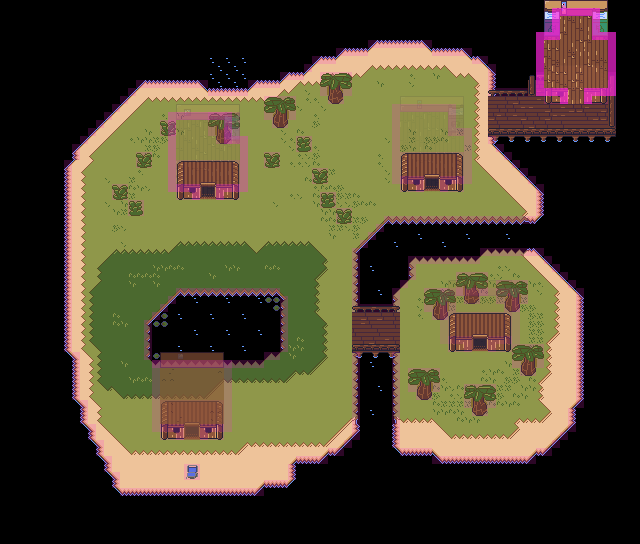

A level layout from a 2D game, rendered from its tile map. Below: a short description, then the map file with tile-grid data replaced by summaries:
An orthogonal 80x68 tile map with 8x8 px tiles, 19 tile layers (water-extra, ground, ground-animated, collision, ...) and 24 objects.

<map version="1.5" tiledversion="1.7.2" orientation="orthogonal" renderorder="right-down" width="80" height="68" tilewidth="8" tileheight="8" infinite="0" nextlayerid="25" nextobjectid="29">
 <tileset firstgid="1" name="tiles" tilewidth="8" tileheight="8" tilecount="512" columns="16">
  <image source="../../images/tilesets/tiles.png" width="128" height="256" />
 </tileset>
 <objectgroup id="4" name="bodies">
  <object id="2" x="352" y="256" width="56" height="184">
   <properties>
    <property name="type" value="River" />
   </properties>
  </object>
  <object id="4" x="144" y="288" width="144" height="79.67">
   <properties>
    <property name="type" value="Pond" />
   </properties>
  </object>
  <object id="5" x="352" y="216" width="176" height="40">
   <properties>
    <property name="type" value="River" />
   </properties>
  </object>
 </objectgroup>
 <objectgroup id="18" name="boss">
  <object id="13" x="208" y="56" width="40" height="32" />
 </objectgroup>
 <layer id="8" name="water-extra" width="80" height="68">
  <data>[5440 cells, 29 non-empty, 1 distinct tile ids]</data>
 </layer>
 <layer id="1" name="ground" width="80" height="68">
  <data>[5440 cells, 2743 non-empty, 82 distinct tile ids]</data>
 </layer>
 <layer id="10" name="ground-animated" width="80" height="68">
  <data>[5440 cells, 56 non-empty, 4 distinct tile ids]</data>
 </layer>
 <layer id="2" name="collision" width="80" height="68" opacity="0.18">
  <data>[5440 cells, 603 non-empty, 1 distinct tile ids]</data>
 </layer>
 <layer id="5" name="above" width="80" height="68">
  <data>[5440 cells, 512 non-empty, 102 distinct tile ids]</data>
 </layer>
 <layer id="19" name="cowboy-ground" width="80" height="68" opacity="0.64">
  <data>[5440 cells, 76 non-empty, 10 distinct tile ids]</data>
 </layer>
 <layer id="20" name="cowboy-collision" width="80" height="68" opacity="0.17">
  <data>[5440 cells, 34 non-empty, 1 distinct tile ids]</data>
 </layer>
 <layer id="24" name="cowboy-above" width="80" height="68" opacity="0.13">
  <data>[5440 cells, 2 non-empty, 2 distinct tile ids]</data>
 </layer>
 <layer id="6" name="house-ground" width="80" height="68" opacity="0.19">
  <data>[5440 cells, 84 non-empty, 16 distinct tile ids]</data>
 </layer>
 <layer id="16" name="house-above" width="80" height="68" opacity="0.17">
  <data>[5440 cells, 10 non-empty, 10 distinct tile ids]</data>
 </layer>
 <layer id="7" name="house-collision" width="80" height="68" opacity="0.31">
  <data>[5440 cells, 36 non-empty, 1 distinct tile ids]</data>
 </layer>
 <layer id="12" name="junes-ground" width="80" height="68" opacity="0.12">
  <data>[5440 cells, 84 non-empty, 16 distinct tile ids]</data>
 </layer>
 <layer id="17" name="junes-above" width="80" height="68" opacity="0.1">
  <data>[5440 cells, 10 non-empty, 10 distinct tile ids]</data>
 </layer>
 <layer id="13" name="junes-collision" width="80" height="68" opacity="0.18">
  <data>[5440 cells, 36 non-empty, 1 distinct tile ids]</data>
 </layer>
 <layer id="14" name="mans-ground" width="80" height="68" opacity="0.13">
  <data>[5440 cells, 60 non-empty, 10 distinct tile ids]</data>
 </layer>
 <layer id="15" name="mans-collision" width="80" height="68" opacity="0.11">
  <data>[5440 cells, 30 non-empty, 1 distinct tile ids]</data>
 </layer>
 <layer id="21" name="family-ground" width="80" height="68" opacity="0.94">
  <data>[5440 cells, 92 non-empty, 16 distinct tile ids]</data>
 </layer>
 <layer id="23" name="family-above" width="80" height="68">
  <data>[5440 cells, 18 non-empty, 18 distinct tile ids]</data>
 </layer>
 <layer id="22" name="family-collision" width="80" height="68" opacity="0.69">
  <data>[5440 cells, 38 non-empty, 1 distinct tile ids]</data>
 </layer>
 <objectgroup id="3" name="doors">
  <object id="1" x="200" y="199" width="16" height="1">
   <properties>
    <property name="from" value="world" />
    <property name="to" value="house" />
   </properties>
  </object>
  <object id="8" x="424" y="191" width="16" height="1">
   <properties>
    <property name="from" value="world" />
    <property name="to" value="junes" />
   </properties>
  </object>
  <object id="9" x="472" y="351" width="16" height="1">
   <properties>
    <property name="from" value="world" />
    <property name="to" value="mans" />
   </properties>
  </object>
  <object id="19" x="184" y="439" width="16" height="1">
   <properties>
    <property name="from" value="world" />
    <property name="to" value="cowboy" />
   </properties>
  </object>
  <object id="20" x="568" y="103" width="16" height="1">
   <properties>
    <property name="from" value="world" />
    <property name="to" value="family" />
   </properties>
  </object>
 </objectgroup>
 <objectgroup id="11" name="npcs">
  <object id="6" x="520" y="208" width="8" height="8">
   <properties>
    <property name="isFishing" type="bool" value="true" />
    <property name="layer" value="world" />
    <property name="name" value="june" />
    <property name="weather" value="Clear" />
   </properties>
  </object>
  <object id="10" x="472" y="296" width="8" height="8">
   <properties>
    <property name="isFishing" type="bool" value="false" />
    <property name="layer" value="mans" />
    <property name="name" value="man" />
    <property name="weather" value="Clear" />
   </properties>
  </object>
  <object id="11" x="228" y="126" width="16" height="24">
   <properties>
    <property name="name" value="bed" />
   </properties>
  </object>
  <object id="15" x="432" y="336" width="8" height="8">
   <properties>
    <property name="isFishing" type="bool" value="false" />
    <property name="layer" value="world" />
    <property name="name" value="man" />
    <property name="weather" value="Windy" />
   </properties>
  </object>
  <object id="16" x="216" y="472" width="8" height="8">
   <properties>
    <property name="isFishing" type="bool" value="false" />
    <property name="layer" value="world" />
    <property name="name" value="man" />
    <property name="weather" value="Rainy" />
   </properties>
  </object>
  <object id="17" x="416" y="112" width="8" height="8">
   <properties>
    <property name="isFishing" type="bool" value="false" />
    <property name="layer" value="junes" />
    <property name="name" value="june" />
    <property name="weather" value="Rainy" />
   </properties>
  </object>
  <object id="18" x="232" y="272" width="8" height="8">
   <properties>
    <property name="isFishing" type="bool" value="true" />
    <property name="layer" value="world" />
    <property name="name" value="june" />
    <property name="weather" value="Windy" />
   </properties>
  </object>
  <object id="21" x="184" y="200" width="8" height="8">
   <properties>
    <property name="isFishing" type="bool" value="false" />
    <property name="layer" value="world" />
    <property name="name" value="father" />
    <property name="weather" value="Clear" />
   </properties>
  </object>
  <object id="22" x="552" y="120" width="8" height="8">
   <properties>
    <property name="isFishing" type="bool" value="true" />
    <property name="layer" value="world" />
    <property name="name" value="father" />
    <property name="weather" value="Windy" />
   </properties>
  </object>
  <object id="23" x="568" y="120" width="8" height="8">
   <properties>
    <property name="isFishing" type="bool" value="true" />
    <property name="layer" value="world" />
    <property name="name" value="son" />
    <property name="weather" value="Windy" />
   </properties>
  </object>
  <object id="24" x="592" y="120" width="8" height="8">
   <properties>
    <property name="isFishing" type="bool" value="true" />
    <property name="layer" value="world" />
    <property name="name" value="son" />
    <property name="weather" value="Clear" />
   </properties>
  </object>
  </objectgroup>
</map>
<!-- 4 of 24 objects omitted -->
